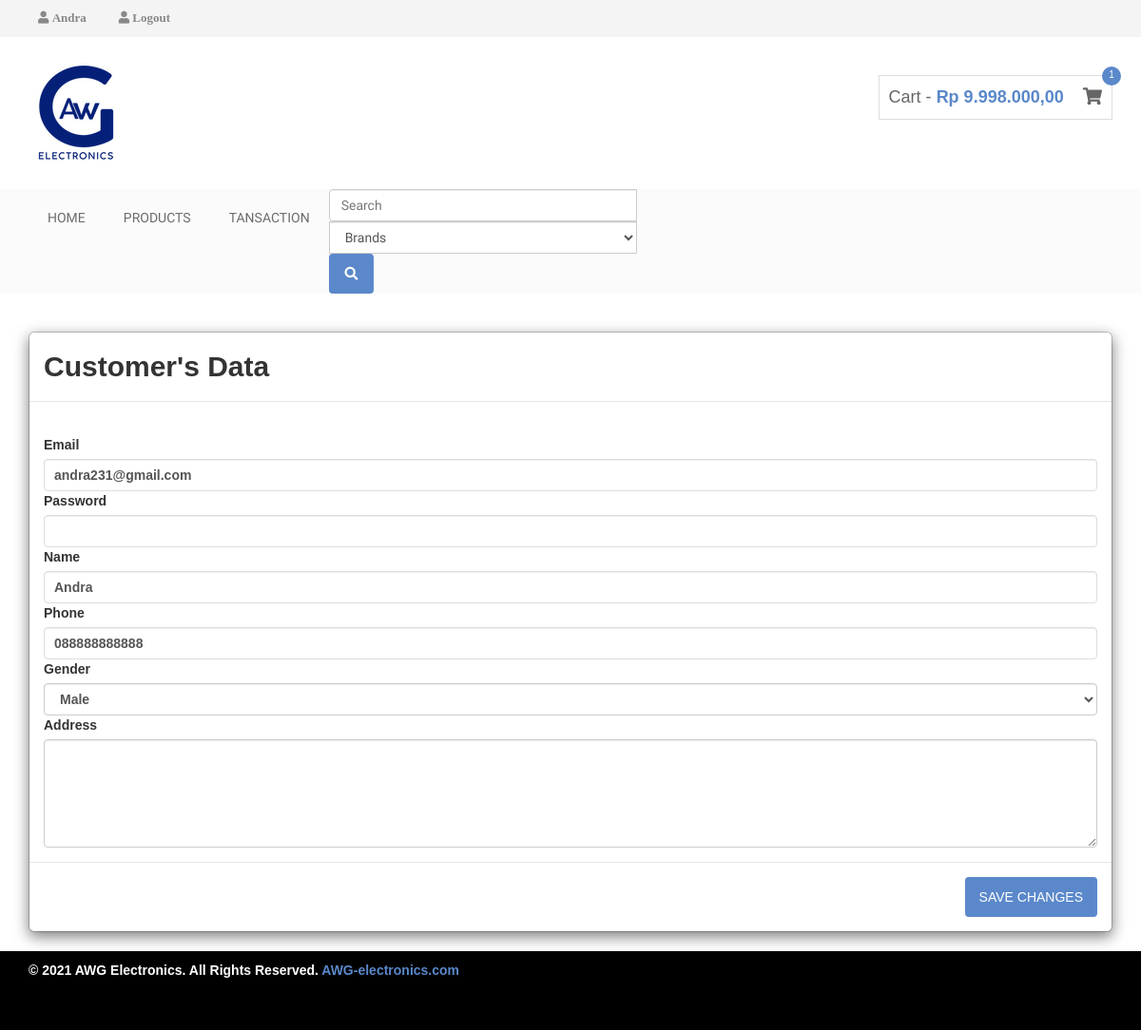
The page /dataCustomer.php (signed in) on the database its author committed.
### tables this page shows
CREATE TABLE `tb_customer` (
  `id_customer` int(11) NOT NULL,
  `kode_customer` varchar(20) NOT NULL,
  `kode_level` varchar(20) NOT NULL,
  `nama` varchar(50) NOT NULL,
  `email` varchar(30) NOT NULL,
  `password` varchar(100) NOT NULL,
  `no_telp` varchar(20) NOT NULL,
  `jenis_kelamin` varchar(10) NOT NULL,
  `alamat` text NOT NULL
);

### admin/includes/database.php (called while the page is built, shortened)
<?php
    class database{
        public function __construct(){
            $this->koneksi = mysqli_connect("localhost", "root", "", "awg_electronics");
        }
    }
?>

### admin/includes/customer.php (called while the page is built, shortened)
<?php
    require_once('database.php');
    class customer extends database{
        public function searchById($kode){
            $sql = "Select * from tb_customer where kode_customer = '$kode'";
            $query = mysqli_query($this->koneksi, $sql);
            $data = mysqli_fetch_assoc($query);
            return $data;
        }
    }

### dataCustomer.php (the view, shortened to what this page needs)
<?php include "header.php";
$data = $customer->searchById($_SESSION['customer']);
?>
<br>
<div class="container" aria-hidden="true">
            <div class="w-100" role="document">
            <div class="modal-content">
            <div class="modal-header">
                <h2 class="modal-title" id="exampleModalLongTitle"><b>Customer's Data</h2>
            </div>
            <div class="modal-body">
                <form action="admin/includes/prosesCustomer.php?aksi=update" method="POST" enctype="multipart/form-data">
                <br>
                <label>Email</label>
                <input type="email" class="form-control" name="email" value="<?php echo $data['email'];?>" required>
                <label>Password</label>
                <input type="password" class="form-control" name="password" id="password">
                <label>Name</label>
                <input type="text" class="form-control" name="nama" value="<?php echo $data['nama'];?>" id="nama" required>
                <label>Phone</label>
                <input type="text" class="form-control" value="<?php echo $data['no_telp'];?>" name="no_telp" required>
                <label>Gender</label>
                <select name="jenis_kelamin" class="selectpicker form-control" data-live-search="true" required>
                <?php if($data['jenis_kelamin'] == 'Pria'){
                        echo "<option value='Pria' selected>Male</option><option value='Wanita'>Female</option>";
                  }else{
                        echo "<option value='Wanita' selected>Female</option><option value='Pria'>Male</option>";
                  }?>
                </select>
                <label>Address</label>
                <textarea class="form-control" id="exampleFormControlTextarea1" rows="5" name="alamat" id="alamat" required><?php echo $data['alamat'];?></textarea>
            </div>
            <div class="modal-footer">
                <button type="submit" class="btn btn-primary">Save changes</button>
            </div>
            </div>
        </div>
        </div>
<br>
<div class="footer-bottom-area">
        <div class="container">
            <div class="row">
                <div class="col-md-8">
                    <div class="copyright">
                        <p>&copy; 2021 AWG Electronics. All Rights Reserved. <a href="index.html" target="_blank">AWG-electronics.com</a></p>
                    </div>
                </div>
                <div class="col-md-4">
                    <div class="footer-card-icon">
                        <i class="fa fa-cc-discover"></i>
                        <i class="fa fa-cc-mastercard"></i>
                        <i class="fa fa-cc-paypal"></i>
                        <i class="fa fa-cc-visa"></i>
                    </div>
                </div>
            </div>
        </div>
    </div>
  </body>
</html>

### style.css (style rules this page uses)
h1, h2, h3, h4, h5, h6 { margin: 0 0 15px; }
body { font-family:Arial, Helvetica, sans-serif; }
.footer-bottom-area { background: #000;color: #fff }
a { color: #5a88ca }
.footer-bottom-area { background: none repeat scroll 0 0 #000; color: #fff; padding-bottom: 40px; }
.footer-card-icon { font-size: 30px; text-align: right; }
.copyright > p { margin: 10px 0 0; }
input[type="text"], input[type="password"], input[type="email"], textarea { border: 1px solid #ddd; padding: 10px; }
input[type="submit"], button[type=submit] { background: none repeat scroll 0 0 #5a88ca; border: medium none; color: #fff; padding: 11px 20px; text-transform: uppercase; }

### css/responsive.css (style rules this page uses)
@media only screen and (min-width: 992px) and (max-width: 1280px) { input[type="submit"], button[type="submit"] { padding: 11px 15px; } }

### rows shown on the page
tb_customer: email "andra231@gmail.com", nama "Andra", no_telp "088888888888", jenis_kelamin "Male"

### other values the page prints
$_SESSION['nama'] "Andra"
$barang->rupiah($total['total']) "Rp 9.998.000,00"
$jumlah['jml'] "1"
